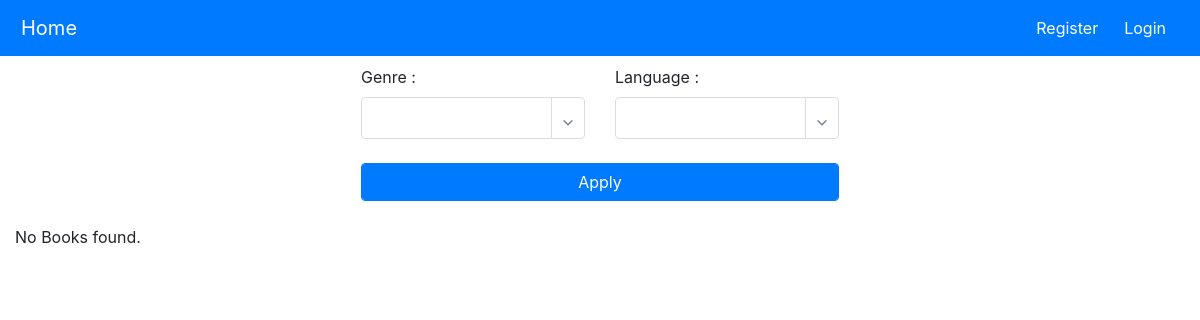
/, run on an earlier commit of the app's database.
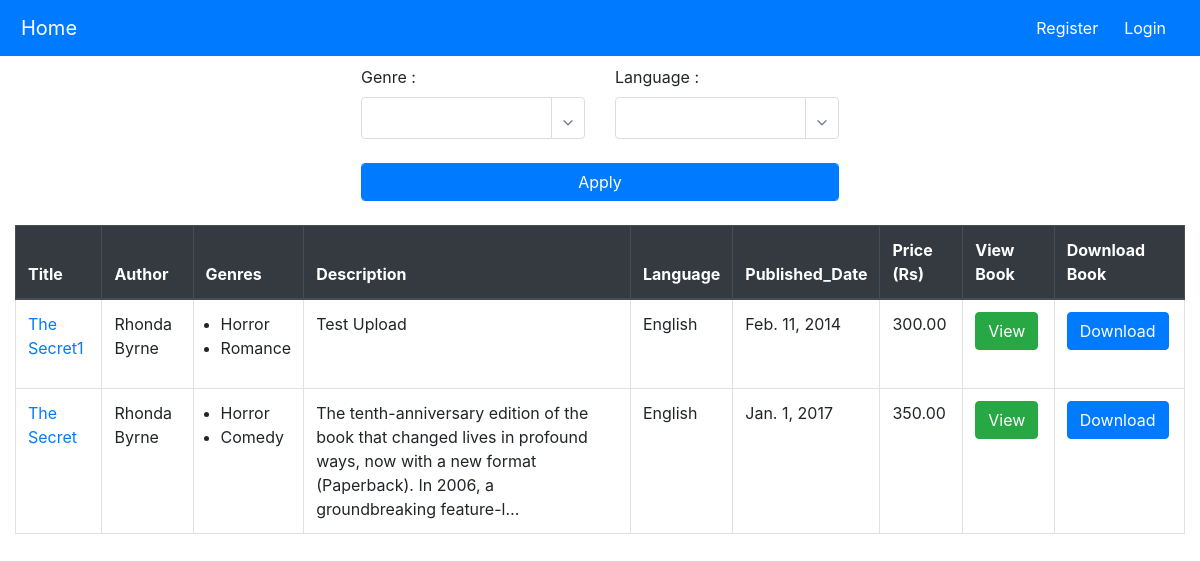
And on a later commit of the database.
### books/models.py (models this page shows, shortened)
class Book(models.Model):
    title = models.CharField(max_length=255)
    author = models.CharField(max_length=255)
    genres = models.ManyToManyField(Genre)
    language = models.ForeignKey(Language, on_delete=models.SET_NULL, null=True)
    publication_date = models.DateField()
    slug = models.SlugField(unique=True, max_length=255, null=True, blank=True)
    cover_page = models.ImageField(upload_to='cover_page', null=True, blank=True)
    pdf = models.FileField(upload_to='books')
    price = models.DecimalField(max_digits=6, decimal_places=2)
    description = models.TextField()
    uploaded_by = models.ForeignKey(User, on_delete=models.CASCADE)
    created_at = models.DateTimeField(auto_now_add=True)
    updated_at=models.DateTimeField(auto_now=True)

class Genre(models.Model):
    name = models.CharField(max_length=255)

class Language(models.Model):
    name = models.CharField(max_length=255)
    def __str__(self):
        return self.name

### books/views.py (the view)
# urls.py: 2. Add a URL to urlpatterns:  path('', views.home, name='home')
def home(request):
    genre_ids = request.GET.getlist('genres')
    language_ids = request.GET.getlist('languages')
    books = Book.objects.filter()
    if genre_ids:
        books = books.filter(genres__id__in=genre_ids)
    if language_ids:
        books = books.filter(language__id__in=language_ids)
    books = books.distinct().order_by("-created_at")
    context = {
        'books': books,
        'genres':Genre.objects.all(),
        'selected_genres':[int(i) for i in genre_ids],
        'languages':Language.objects.all(),
        'selected_languages':[int(i) for i in language_ids],
        'edit':False
    }
    return render(request, 'books/books_list.html', context)

### templates/books/books_list.html (shortened to what this page needs)
{% extends 'base.html' %}
{% load static %}
{% block content %}
 <link
      rel="stylesheet"
      href="{%static 'css/multi-select-tag.css'%}"
      type="text/css"
      media="screen"
    />
<div class="book-list-container">
     <div class="form-container">
    <form method="GET" >
        <div class="row">
            <div class="col md-6">
                <label>Genre : </label>
                <br>
</div>
<div class="col md-6">
    <label>Language : </label>
    <br>
    </div>
    </div>
    <br>
    <input type="submit" value="Apply" class="form-control btn btn-primary">
  </form>
</div>
<br>
  {% if books %}
    <div class="table-responsive">
        <table class="table table-bordered table-hover display" id="book-table" style="width:100%">
            <thead class="thead-dark">
                <tr>
                    <th>
                        Title
                    </th>
                    <th>
                        Author
                    </th>
                    <th>
                       Genres
                    </th>
                    <th>
                        Description
                     </th>
                     <th>
                        Language
                     </th>
                    <th>
                        Published_Date
                    </th>
                    <th>
                        Price (Rs)
                    </th>
                    <th>
                        View Book
                    </th>
                    <th>
                        Download Book
                    </th>
                </tr>
            </thead>
            <tbody>
                {% for book in books %}
                <tr>
                    <td><a href="{% url 'book_detail' book.slug %}">{{ book.title }}</a></td>
                    <td>{{ book.author }}</td>
                    <td><ul>
                        {% for genre in book.genres.all %}
                            <li>{{ genre.name }}</li>
                        {% endfor %}
                        </ul></td>
                    <td>
                        {{ book.description|truncatechars:150 }}
                        </td>
                    <td>
                        {{book.language}}
                        </td>
                    <td>
                        {{book.publication_date}}
                    </td>
                    <td>
                        {{book.price}}
                    </td>
                    <td>
                        <a class="btn btn-success" href="{{book.pdf.url}}" target="_blank">View</a>
                    </td>
                    <td>
                        <a class="btn btn-primary" href="{{book.pdf.url}}" download>Download</a>
                    </td>
                </tr>
                {% endfor %}
            </tbody>
        </table>
    </div>
    {% else %}
    <p>No Books found.</p>
    {% endif %}
  {% endblock %}

What changed in the data, as far as the page shows it:
added Book: title "The Secret1", author "Rhonda Byrne", description "Test Upload", language "English", publication_date "Feb. 11, 2014", price "300.00"
added Genre: name "Horror"
added Genre: name "Romance", shown under "The Secret1"
added Book: title "The Secret", author "Rhonda Byrne", description "The tenth-anniversary edition of the book that changed lives in profound ways, now with a new format (Paperback). In 2006, a groundbreaking feature-l…", language "English", publication_date "Jan. 1, 2017", price "350.00"
added Genre: name "Comedy", shown under "The Secret"
Also different on the page:
text no longer shown: "No Books found."
text now shown: "Title Author Genres Description Language Published_Date Price (Rs) View Book Download Book"
